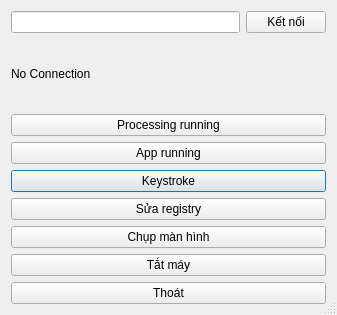
<?xml version="1.0" encoding="UTF-8"?>
<ui version="4.0">
 <class>dialog_main</class>
 <widget class="QDialog" name="dialog_main">
  <property name="geometry">
   <rect>
    <x>0</x>
    <y>0</y>
    <width>337</width>
    <height>315</height>
   </rect>
  </property>
  <property name="windowTitle">
   <string>Dialog</string>
  </property>
  <property name="sizeGripEnabled">
   <bool>true</bool>
  </property>
  <layout class="QGridLayout" name="gridLayout">
   <item row="3" column="0">
    <widget class="QPushButton" name="btn_key">
     <property name="text">
      <string>Keystroke</string>
     </property>
    </widget>
   </item>
   <item row="4" column="0">
    <widget class="QPushButton" name="btn_re">
     <property name="text">
      <string>Sửa registry</string>
     </property>
    </widget>
   </item>
   <item row="5" column="0">
    <widget class="QPushButton" name="btn_cap">
     <property name="text">
      <string>Chụp màn hình</string>
     </property>
    </widget>
   </item>
   <item row="7" column="0">
    <widget class="QPushButton" name="btn_exit">
     <property name="text">
      <string>Thoát</string>
     </property>
    </widget>
   </item>
   <item row="6" column="0">
    <widget class="QPushButton" name="btn_shutdown">
     <property name="text">
      <string>Tắt máy</string>
     </property>
    </widget>
   </item>
   <item row="1" column="0">
    <widget class="QPushButton" name="btn_process">
     <property name="text">
      <string>Processing running</string>
     </property>
    </widget>
   </item>
   <item row="2" column="0">
    <widget class="QPushButton" name="btn_app">
     <property name="text">
      <string>App running</string>
     </property>
    </widget>
   </item>
   <item row="0" column="0">
    <layout class="QVBoxLayout" name="verticalLayout">
     <item>
      <layout class="QHBoxLayout" name="horizontalLayout">
       <item>
        <widget class="QLineEdit" name="lineEdit"/>
       </item>
       <item>
        <widget class="QPushButton" name="btn_connect">
         <property name="text">
          <string>Kết nối</string>
         </property>
        </widget>
       </item>
      </layout>
     </item>
     <item>
      <widget class="QLabel" name="label">
       <property name="text">
        <string>No Connection</string>
       </property>
      </widget>
     </item>
    </layout>
   </item>
  </layout>
 </widget>
 <resources/>
 <connections/>
</ui>
